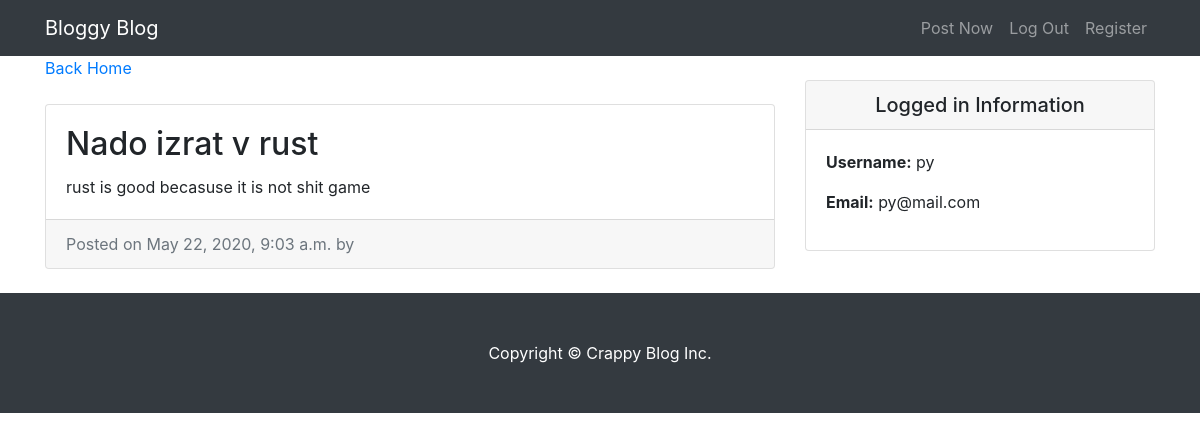
/entry/4/ (signed in), run on the app's committed database.
### entries/models.py (models this page shows, shortened)
class Entry(models.Model):
    entry_title = models.CharField(max_length=50)
    entry_text = models.TextField()
    entry_date = models.DateTimeField(auto_now_add=True)
    entry_auther = models.ForeignKey(User,on_delete=models.CASCADE,null = True)
    class Meta:
        verbose_name_plural = "entries"

### entries/views.py (the view)
# urls.py: path('entry/<int:pk>/', EntryView.as_view(), name = "entry-detail"),
class EntryView(LoginRequiredMixin, DetailView):
    model = Entry
    template_name = 'entries/entry_detail.html'

### entries/templates/entries/entry_detail.html (shortened to what this page needs)
{% extends "entries/base.html" %}
 {% block content %}
      <div class="col-md-8">
      <a href="{% url 'blog-home' %}"> Back Home</a>
        <div class="card mb-4 mt-4">
          <div class="card-body">
            <h2 class="card-title">{{ object.entry_title}}</h2>
            <p class="card-text">{{object.entry_text}}</p>
          </div>
          <div class="card-footer text-muted">
            Posted on {{ object.entry_date}} by
          </div>
        </div>
      </div>
      {% endblock%}

### entries/templates/entries/base.html (shortened to what this page needs)
{% load static %}
<!DOCTYPE html>
<html lang="en">
<head>
  <link href="{% static 'entries/vendor/bootstrap/css/bootstrap.min.css' %}" rel="stylesheet">
  <link href="{% static 'entries/css/blog-home.css' %}" rel="stylesheet">
</head>
<body>
  <nav class="navbar navbar-expand-lg navbar-dark bg-dark fixed-top">
    <div class="container">
      <a class="navbar-brand" href="/"> Bloggy Blog</a>
      <div class="collapse navbar-collapse" id="navbarResponsive">
        <ul class="navbar-nav ml-auto">
          <li class="nav-item">
            <a class="nav-link" href="/create_entry">Post Now</a>
          </li>
          <li class="nav-item">
            <a class="nav-link" href="{% url 'logout' %}">Log Out</a>
          </li>
          <li class="nav-item">
            <a class="nav-link" href="/users/register">Register</a>
          </li>
        </ul>
      </div>
    </div>
  </nav>
  <div class="container">
    <div class="row">
    {% block content %} {% endblock%}
    <div class="col-md-4">
      <div class="card my-4">
          <h5 class="card-header text-center">Logged in Information</h5>
          <div class="card-body">
            <ul class="list-unstyled mb-0">
                <li>
                    <p> <strong>Username:</strong> {{user.username}} </p>
                </li>
                <li>
                    <p> <strong>Email:</strong> {{user.email}}</p>
                </li>
            </ul>
          </div>
        </div>
      </div>
    </div>
  </div>
  <footer class="py-5 bg-dark">
    <div class="container">
      <p class="m-0 text-center text-white">Copyright &copy; Crappy Blog Inc.</p>
    </div>
  </footer>
</body>
</html>

### entries/static/entries/css/blog-home.css (style rules this page uses)
body { padding-top: 56px; }

### data on the page
Entry: entry_title "Nado izrat v rust", entry_text "rust is good becasuse it is not shit game", entry_date "May 22, 2020, 9:03 a.m."

### other printed values
{{ user.username }} "py"
{{ user.email }} "py@mail.com"
